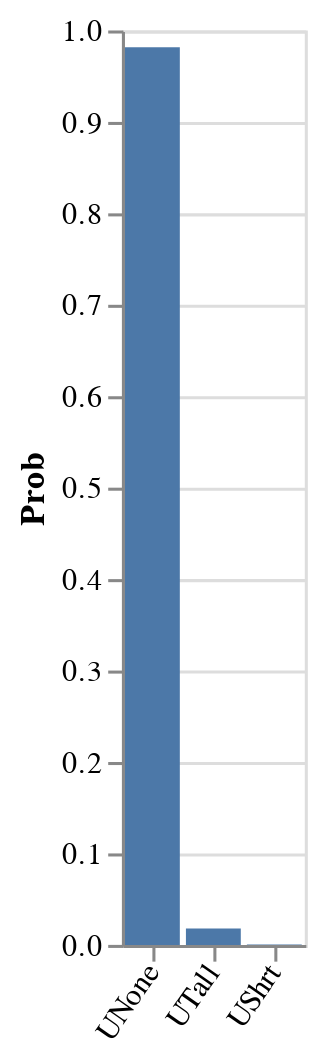

The code cell stored with this chart in its notebook:
### Code cell
vlShow . barFromDist <$> enumD utterancePrior

### Figure 1 — Vega-Lite specification as saved in the notebook (floating-point values rounded to 4 significant figures)
{"$schema": "https://vega.github.io/schema/vega-lite/v3.json", "data": {"values": [{"outcome": "UNone", "probability": 0.9817}, {"outcome": "UTall", "probability": 0.01798}, {"outcome": "UShrt", "probability": 0.0003293}]}, "description": "", "encoding": {"x": {"axis": {"labelAngle": -55, "title": null}, "field": "outcome", "scale": {"rangeStep": 30}, "sort": null, "type": "ordinal"}, "y": {"axis": {"title": "Prob"}, "field": "probability", "type": "quantitative"}}, "mark": "bar"}
